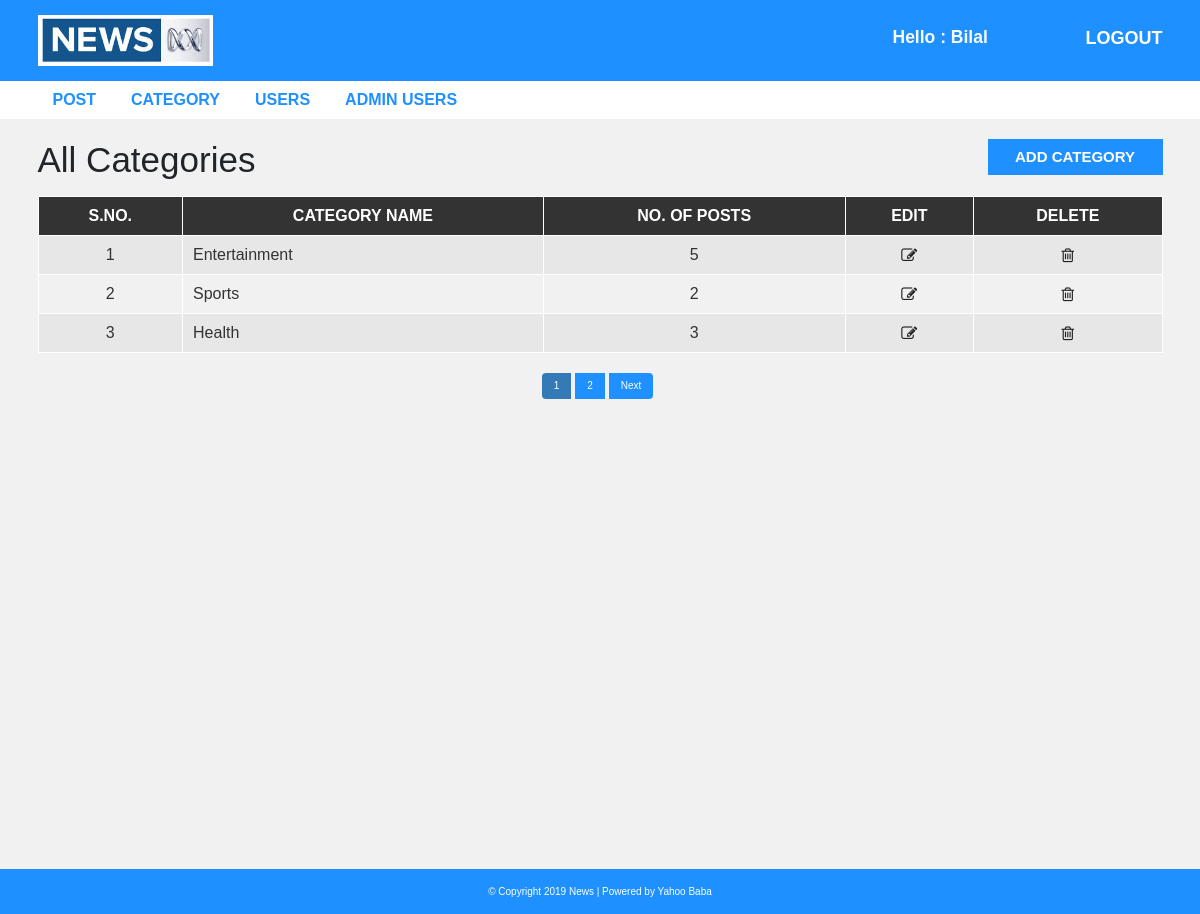
The page /admin/category.php (signed in) on the database its author committed.
### tables this page shows
CREATE TABLE `category` (
  `category_id` int(11) NOT NULL,
  `category_name` varchar(100) NOT NULL,
  `post` int(11) NOT NULL DEFAULT 0
);

### admin/category.php (the view, shortened to what this page needs)
<?php include "header.php"; ?>
<?php include("config.php");
?>
<div id="admin-content">
    <div class="container">
        <div class="row">
            <div class="col-md-10">
                <h1 class="admin-heading">All Categories</h1>
            </div>
            <div class="col-md-2">
                <a class="add-new" href="add-category.php">add category</a>
            </div>
            <div class="col-md-12">
                <table class="content-table">
                    <thead>
                        <th>S.No.</th>
                        <th>Category Name</th>
                        <th>No. of Posts</th>
                        <th>Edit</th>
                        <th>Delete</th>
                    </thead>
                    <tbody>
						<?php
						$limit = 3 ;
						if(isset($_GET['page'])){
							$page = $_GET['page'];
						}else{
							$page = 1;
						}
						$offset = ($page-1)*$limit;
							$sql = mysqli_query($conn, "SELECT * FROM `category` ORDER BY category_id LIMIT {$offset}, {$limit}");
							if(mysqli_num_rows($sql)>0){
								$no = $offset + 1;
								while($row = mysqli_fetch_assoc($sql)){
									echo "
											<tr>
												<td class='id'>{$no}</td>
												<td>{$row['category_name']}</td>
												<td>{$row['post']}</td>
												<td class='edit'><a href='update-category.php?id={$row['category_id']}'><i class='fa fa-edit'></i></a></td>
												<td class='delete'><a href='delete_php/delete.php?cat_id={$row['category_id']}'><i class='fa fa-trash-o'></i></a></td>
											</tr>
										 ";
									$no++;
								}
							}else{
								echo "<h3>Not Record Found</h3>";
							}
						?>
                    </tbody>
                </table>
				<?php
				$pagination = mysqli_query($conn, "SELECT * FROM `category`");
				if(mysqli_num_rows($pagination)){
					$total_records = mysqli_num_rows($pagination);
					$total_pages = ceil($total_records/$limit);
					echo "<ul class='pagination admin-pagination'>";
					for($i = 1; $i <= $total_pages; $i++){
						if($i == $page){
							$active = "active";
						}else{
							$active = "";
						}
						echo '<li class=" ' . $active . ' "><a href="category.php?page='.$i.'">'.$i.'</a></li>';
					}
					if($total_pages > $page){
						echo '<li><a href="category.php?page='.($page + 1).'">Next</a></li>';
					}
					echo "</ul>";
				}
				?>
            </div>
        </div>
    </div>
</div>
<?php include "footer.php"; ?>

### css/style.css (style rules this page uses)
body { background: #f1f1f1; font-family: sans-serif,arial,Helvetica; }
a, a:hover, a:focus { text-decoration: none; outline: none; }
ul { margin:0; padding:0; list-style:none; }
#admin-content { padding: 20px 0; min-height: 750px; }
#admin-content .admin-heading { font-size: 35px; margin: 0 0 15px; }
#admin-content .add-new { color: #fff; background-color: #1E90FF; font-size: 15px; font-weight: 600; text-align: center; text-transform: uppercase; padding: 7px 10px; display: block; transition: all 0.3s; }
#admin-content .content-table { border: 1px solid #000; width: 100%; margin: 0 0 20px; }
#admin-content .content-table thead { color: #fff; background-color: #333; }
#admin-content .content-table th { padding: 10px; border: 1px solid #fff; font-weight: 600; text-align: center; text-transform: uppercase; }
#admin-content .content-table tbody { color: #333; }
#admin-content .content-table tbody tr { background-color: #e7e7e7; }
#admin-content .content-table tbody tr:nth-child(even) { background-color: transparent; }
#admin-content .content-table tbody td { padding: 10px; border: 1px solid #fff; text-align: center; }
#admin-content .content-table tbody td:nth-child(2) { text-align: left; }
#admin-content .admin-pagination { margin: 0; }
#admin-content .admin-pagination li a { display: block; }
.id, .edit, .delete { text-align:center; }
.pagination { display: block; text-align: center; margin: 0; }
.pagination li { display:inline-block; margin: 0 5px 0 0; }
.pagination li a { border: none; background: #1e90ff; color: #fff; }
i.fa { color:#222; }

### rows shown on the page
category: category_name "Entertainment", post "5"
category: category_name "Sports", post "2"
category: category_name "Health", post "3"

### other values the page prints
$_SESSION['username'] "Bilal"
